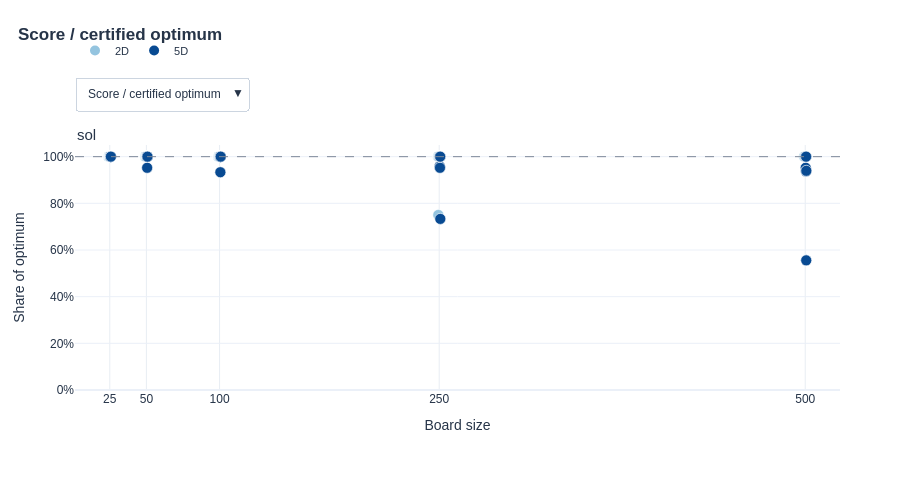

Notebook code for this chart:
### Markdown cell above
## Quality of valid moves

Use the menu for score / certified optimum or absolute word score. Each **circle** represents one valid move. The blue gradient becomes darker with increasing dimension. Each model has its own full-width row, with a common vertical scale across models.

Board sizes use their actual numeric spacing. Small horizontal offsets separate dimensions and repeated rounds. Invalid or missing moves are not scored as zero. Hover identifies the case and optimal score; historical cases without a certified optimum appear only in the absolute-score view.

### Code cell
view.show_all(figures.plot_move_quality(aggregate))
